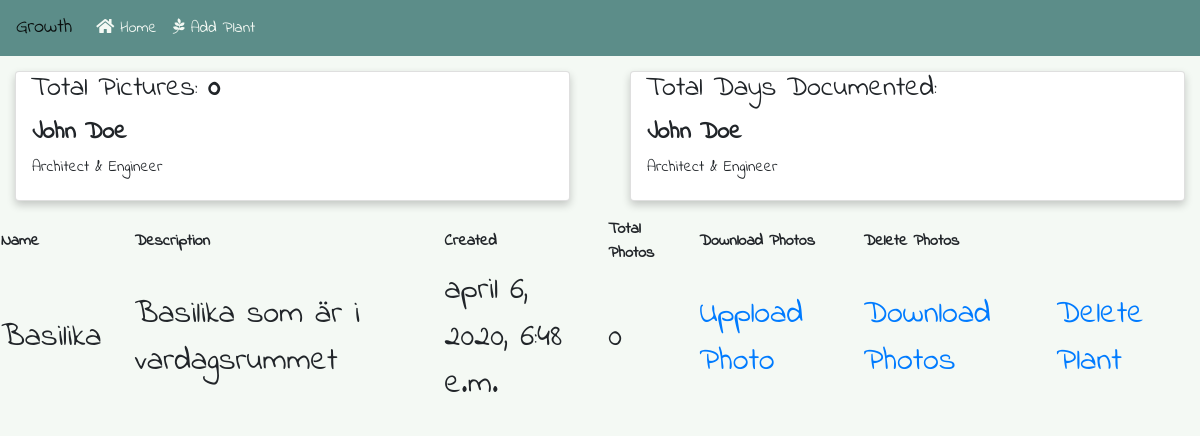
Page /loggedin/ (signed in) on the earlier database version.
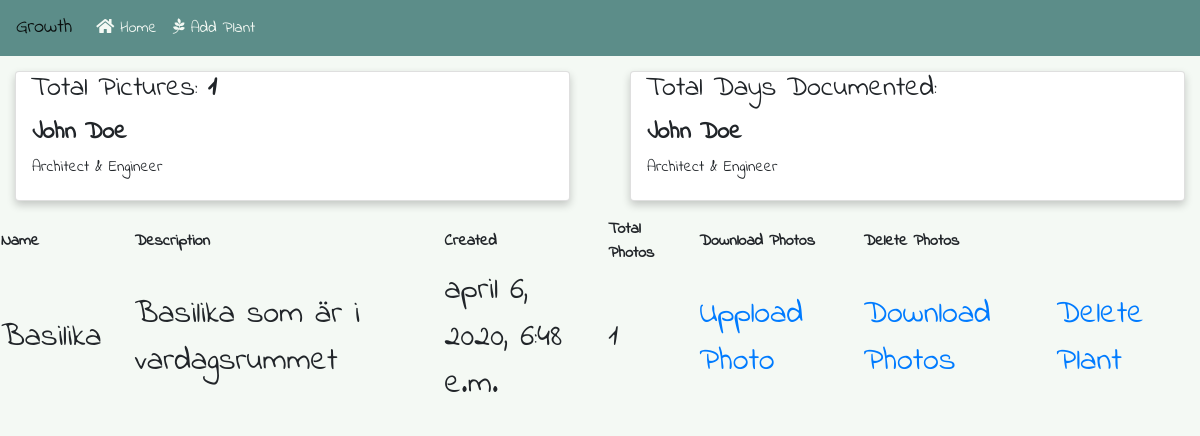
Same page on the later database version.
### core/models.py (models this page shows)
class Plant(models.Model):
    user = models.ForeignKey(User, on_delete=models.CASCADE)
    name = models.CharField(max_length=60)
    description = models.CharField(max_length=200)
    created_at = models.DateTimeField(auto_now_add=True)
    total_pictures = models.IntegerField()
    active_pi = models.BooleanField()

### core/views.py (the view)
# urls.py: path('loggedin/',views.LoggedIn.as_view(),name='loggedin'),
class LoggedIn(LoginRequiredMixin,TemplateView):
    template_name = 'login_index.html'
    def get_context_data(self, *args, **kwargs):
        ctx = super().get_context_data(
            *args, **kwargs)
        user_id = self.request.user.id
        get_plants = Plant.objects.filter(user_id=user_id).order_by('-created_at')
        get_total_plants = (Plant.objects
            .filter(user_id=user_id)
            .aggregate(the_sum=Sum('total_pictures')))
        ctx['get_plants'] = get_plants
        ctx['get_total_plants'] = get_total_plants
        return ctx

### core/templates/login_index.html (shortened to what this page needs)
{% extends 'base_admin.html' %}
{% block content %}
<div class="row">
    <div class="col-lg">
        <div class="card">
            <h3>Total Pictures: <b>{{get_total_plants.the_sum}}</b></h3>
            <div class="container">
                <h4><b>John Doe</b></h4>
                <p>Architect & Engineer</p>
            </div>
        </div>
    </div>
    <div class="col-lg">
        <div class="card">
            <h3>Total Days Documented: </h3>
            <div class="container">
                <h4><b>John Doe</b></h4>
                <p>Architect & Engineer</p>
            </div>
        </div>
    </div>
</div>
<div style="overflow-x:auto; margin:auto; text-align: auto;">
    <table style="text-align: auto;">
        <tr>
            <th>Name</th>
            <th>Description</th>
            <th>Created</th>
            <th>Total Photos</th>
            <th>Download Photos</th>
            <th>Delete Photos</th>
        </tr>
        {% for plant in get_plants %}
        <tr>
            <td>{{plant.name}}</td>
            <td>{{plant.description}}</td>
            <td>{{plant.created_at}}</td>
            <td>{{plant.total_pictures}}</td>
            <td><a href="{% url 'core:upload_photo' plant.id %}">Uppload Photo</a></td>
            <td><a href="{% url 'core:download_image' plant.id %}">Download Photos</a></td>
            <td><a href="{% url 'core:delete_plant' plant.id %}">Delete Plant</a></td>
        </tr>
        {% endfor %}
    </table>
</div>
{% endblock content %}

Differences in the rows shown:
changed Plant "Basilika": total_pictures "0" → "1"
Other differences:
{{ get_total_plants.the_sum }}: "0" → "1"
